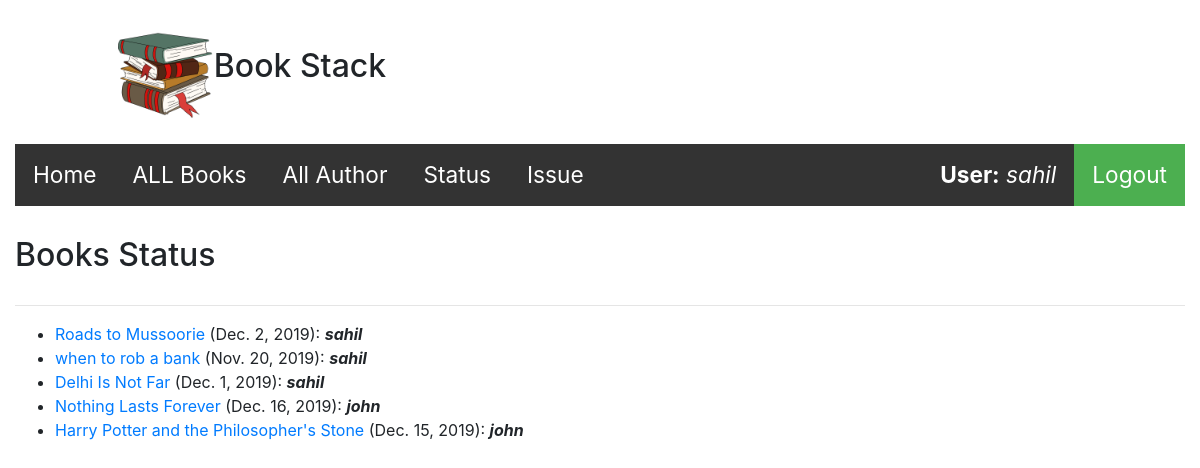
The app's page /catalog/allbooks (signed in) with its own data.
### bookcollection/models.py (models this page shows, shortened)
class Bookinstances(models.Model):
    id=models.UUIDField(primary_key=True,default=uuid.uuid4,help_text='unique id for this part of the book across library')
    book1=models.ForeignKey('Book',on_delete=models.SET_NULL,null=True)
    print("sahil2121212121212")
    print(book1)
    imprint=models.CharField(max_length=300)
    due_back=models.DateField(null=True,blank=True)
    loan_status=[('m','Maintenance'),('o','onloan'),('r','reserved'),('a','available')]
    status=models.CharField(max_length=40,choices=loan_status,default='m',help_text='Book Avalilability')
    borrower=models.ForeignKey(User,on_delete=models.SET_NULL,null=True,blank=True)
    class Meta:
        permissions=(("can_mark_returned","set book as returned "),("staff","for staff only"),)
        ordering=['id']

class Book(models.Model):
    title=models.CharField('Title',max_length=300)
    author=models.ForeignKey('Author',on_delete=models.SET_NULL,null=True)
    summary=models.TextField(null=True,blank=True)
    genre=models.ManyToManyField('Genre',help_text='select the genre for this book')
    isbn  =models.CharField('ISBN',max_length=20,help_text='13 digit unique international code')
    def display_genre(self):
        "creating the string of genre"
        return ','.join(genre.name for genre in self.genre.all())
    display_genre.short_description = 'Genreeee'
    class Meta:
        ordering=['title']

### bookcollection/views.py (the view)
# urls.py: path("allbooks",views.my_staff,name='allbooks'),
@permission_required('bookcollection.can_mark_returned')
def my_staff(request):
    users=User.objects.all()
    print(users)
    booklist=Bookinstances.objects.all()
    return render(request,'bookcollection/allbooks.html',context={'users':users,'booklist':booklist})

### bookcollection/templates/bookcollection/allbooks.html
{% extends "./base.html" %}
{% block content %}
<h2 style="padding-bottom:15px;">Books Status</h2>
<hr>
<ul class="home">
    {% for x in users %}
    {% for y in booklist %}
    {% if y.borrower == x %}
    <li><a href="{% url 'renew-system' y.pk %}">{{y.book1.title}}</a> ({{y.due_back}}): <strong><i>{{y.borrower}}</i></strong> </li>
    {% endif %}
    {% endfor %}
    {% endfor %}
</ul>
{% endblock %}

### bookcollection/templates/bookcollection/base.html (shortened to what this page needs)
<!DOCTYPE html>
{% load static %}
<html>
    <head>
    <link rel="stylesheet" href="https://stackpath.bootstrapcdn.com/bootstrap/4.1.3/css/bootstrap.min.css">
    <link rel="stylesheet" href="https://stackpath.bootstrapcdn.com/bootstrap/4.3.1/css/bootstrap.min.css">
    <link rel="stylesheet" href="{% static 'css/2.css' %}">
</head>
<body>
    <div class=main>
        <img src="{% static 'images/books.png' %}"   >
        <h2 id='hding'>Book Stack</h2>
    </div>
<br>
    <div class="container-fluid">
            <div class= >
                {%block sidebar %}
                <ul class="navigation" id="myDIV" >
                    <li ><a href="{%url 'catalog' %}">Home</a></li>
                    <li><a href="{% url 'books' %}">ALL Books</a></li>
                    <li><a href="{% url 'author' %}">All Author</a></li>
                    {% if user.is_authenticated %}
                    {% if perms.bookcollection.can_mark_returned and  perms.bookcollection.staff %}
                    <li ><a href="{% url 'allbooks' %}">Status</a></li>
                    <li><a href="{% url 'available' %}">Issue</a></li>
                    <li class=right><a href="" disabled="disabled" > <strong> User:</strong> <i>{{user}} </i> </a> </li>
                    <li><a class="active" href="{% url 'logout' %}">Logout</a></li>
                    {% else %}
                    <li><a href="{% url 'borrowed' %}">Borrowed Books</a></li>
                    <li class="right"><a href="" disabled="disabled" > <strong> User:</strong> <i>{{user}} </i> </a> </li>
                    <li ><a class='active'   href="{% url 'logout'%}"> Logout </a></li>
                    {% endif %}
                    {% else %}
                    <li class="right"><a class="active" href="{% url 'login' %}"> Login</a></li>
                    {% endif %}
                </ul>
                {% endblock %}
            </div>
            <div> {% block content %}{% endblock %}</div>
    </div>
</body>
</html>

### static/css/2.css (style rules this page uses)
body { padding-top: 20px; }
.main { display: flex; justify-content:center; width:500px; }
.main img { height:100px }
.main #hding { align-self: center; }
.navigation { display: flex; flex-direction: row; justify-content:left; background-color: #333; width:auto; height:auto; margin-bottom: 20px; list-style-type: none; padding: 0px; overflow: hidden; height: auto; margin-bottom:30px; }
.navigation li { float:left }
.navigation li a { display: block; font-size: 0.6cm; color: white; text-align:center; padding:14px 18px; text-decoration:none; }
.navigation .active { background-color: #4CAF50; }
.navigation .right { margin-left: auto; }

### records on screen
Bookinstances: book1 "Roads to Mussoorie", due_back "Dec. 2, 2019", borrower "sahil"
Bookinstances: book1 "when to rob a bank", due_back "Nov. 20, 2019", borrower "sahil"
Bookinstances: book1 "Delhi Is Not Far", due_back "Dec. 1, 2019", borrower "sahil"
Bookinstances: book1 "Nothing Lasts Forever", due_back "Dec. 16, 2019", borrower "john"
Bookinstances: book1 "Harry Potter and the Philosopher's Stone", due_back "Dec. 15, 2019", borrower "john"

### other values on screen
{{ user }} "sahil"
